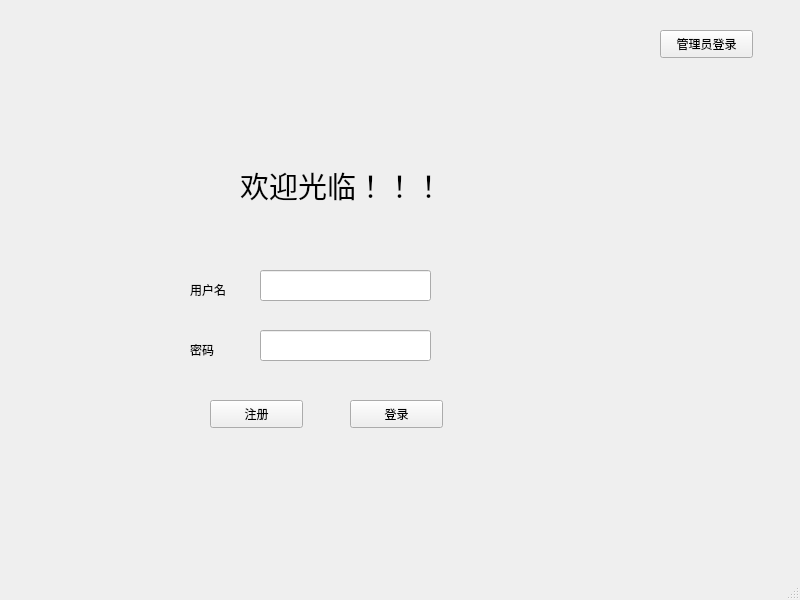
<?xml version="1.0" encoding="UTF-8"?>
<ui version="4.0">
 <class>Login</class>
 <widget class="QMainWindow" name="Login">
  <property name="geometry">
   <rect>
    <x>0</x>
    <y>0</y>
    <width>800</width>
    <height>600</height>
   </rect>
  </property>
  <property name="windowTitle">
   <string>MainWindow</string>
  </property>
  <widget class="QWidget" name="centralwidget">
   <widget class="QLabel" name="titleLabel">
    <property name="geometry">
     <rect>
      <x>240</x>
      <y>140</y>
      <width>281</width>
      <height>91</height>
     </rect>
    </property>
    <property name="font">
     <font>
      <pointsize>22</pointsize>
     </font>
    </property>
    <property name="text">
     <string>欢迎光临！！！</string>
    </property>
    <property name="textFormat">
     <enum>Qt::AutoText</enum>
    </property>
    <property name="scaledContents">
     <bool>false</bool>
    </property>
   </widget>
   <widget class="QLineEdit" name="userEdit">
    <property name="geometry">
     <rect>
      <x>260</x>
      <y>270</y>
      <width>171</width>
      <height>31</height>
     </rect>
    </property>
   </widget>
   <widget class="QLabel" name="userLabel">
    <property name="geometry">
     <rect>
      <x>190</x>
      <y>280</y>
      <width>69</width>
      <height>19</height>
     </rect>
    </property>
    <property name="text">
     <string>用户名</string>
    </property>
   </widget>
   <widget class="QLineEdit" name="pwdEdit">
    <property name="geometry">
     <rect>
      <x>260</x>
      <y>330</y>
      <width>171</width>
      <height>31</height>
     </rect>
    </property>
   </widget>
   <widget class="QLabel" name="pwdLabel">
    <property name="geometry">
     <rect>
      <x>190</x>
      <y>340</y>
      <width>69</width>
      <height>19</height>
     </rect>
    </property>
    <property name="text">
     <string>密码</string>
    </property>
   </widget>
   <widget class="QPushButton" name="registerButton">
    <property name="geometry">
     <rect>
      <x>210</x>
      <y>400</y>
      <width>93</width>
      <height>28</height>
     </rect>
    </property>
    <property name="text">
     <string>注册</string>
    </property>
   </widget>
   <widget class="QPushButton" name="loginButton">
    <property name="geometry">
     <rect>
      <x>350</x>
      <y>400</y>
      <width>93</width>
      <height>28</height>
     </rect>
    </property>
    <property name="text">
     <string>登录</string>
    </property>
   </widget>
   <widget class="QPushButton" name="adminButton">
    <property name="geometry">
     <rect>
      <x>660</x>
      <y>30</y>
      <width>93</width>
      <height>28</height>
     </rect>
    </property>
    <property name="text">
     <string>管理员登录</string>
    </property>
   </widget>
  </widget>
  <widget class="QMenuBar" name="menubar">
   <property name="geometry">
    <rect>
     <x>0</x>
     <y>0</y>
     <width>800</width>
     <height>25</height>
    </rect>
   </property>
  </widget>
  <widget class="QStatusBar" name="statusbar"/>
 </widget>
 <resources/>
 <connections/>
</ui>
